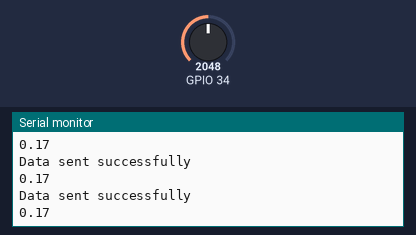
Recording of a sketch running on a simulated ESP32. Parts: the last lines printed to the serial monitor. Inputs (shaded band) come from the test bench; at power-on: GPIO 34 = 2048. WiFi joins after 1.5 s; servers stay silent unless stated; uploads are accepted with an empty reply.

Above: at 3.2 s.
3.3 s: GPIO 34 set to 2866
At 3.56 s:
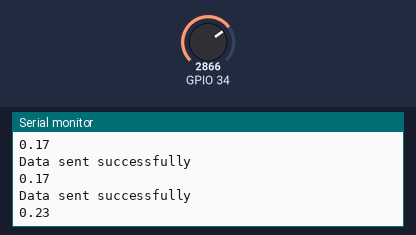
4.8 s: GPIO 34 set to 3603
At 4.96 s:
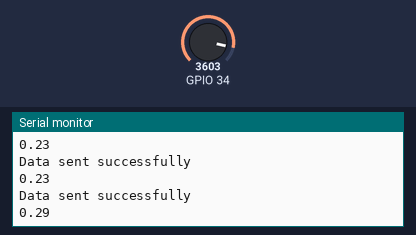
Timing chart, 0 to 7.8 s (numbered marks = the images above; inputs shaded):
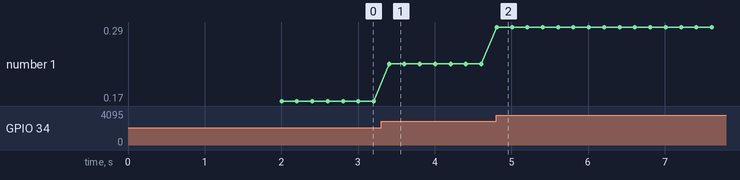

The sketch:

clientesp.ino
```cpp
#include <WiFi.h>
#include <HTTPClient.h>

// Server IP and Wi-Fi credentials
const char* ssid = "ESP32";
const char* password = "00000001";
const char* serverIP = "192.168.4.1"; // Default IP of ESP32 AP
const float burdenResistor = 10.0;
const String clientID = "sensor2";

// Function to simulate sensor reading
float readCurrentSensor() {
  float current = analogRead(34) * (3.3 / 4096.0) / burdenResistor;
  Serial.println(current);
  return current;
}

void setup() {
  Serial.begin(115200);

  // Connect to server Wi-Fi
  WiFi.begin(ssid, password);
  while (WiFi.status() != WL_CONNECTED) {
    delay(1000);
    Serial.println("Connecting to Wi-Fi...");
  }
  Serial.println("Connected to Wi-Fi");
}

void loop() {
  if (WiFi.status() == WL_CONNECTED) {
    HTTPClient http;

    // Prepare data
    float sensorData = readCurrentSensor();
    String url = String("http://") + serverIP + "/update?clientID=" + clientID + "&sensorData=" + String(sensorData);

    // Send data to server
    http.begin(url);
    int httpResponseCode = http.POST("");
    if (httpResponseCode > 0) {
      Serial.println("Data sent successfully");
    } else {
      Serial.println("Error sending data");
    }
    http.end();
  }
}
```

Measured:
- after the input at 3.3 s, the serial monitor: prints a new line after 0.11 s (image 1)
- after the input at 4.8 s, the serial monitor: prints a new line at once (image 2)
- plotted number 1: 0.17 → 0.23 after the input at 3.3 s, 0.23 → 0.29 after the input at 4.8 s
